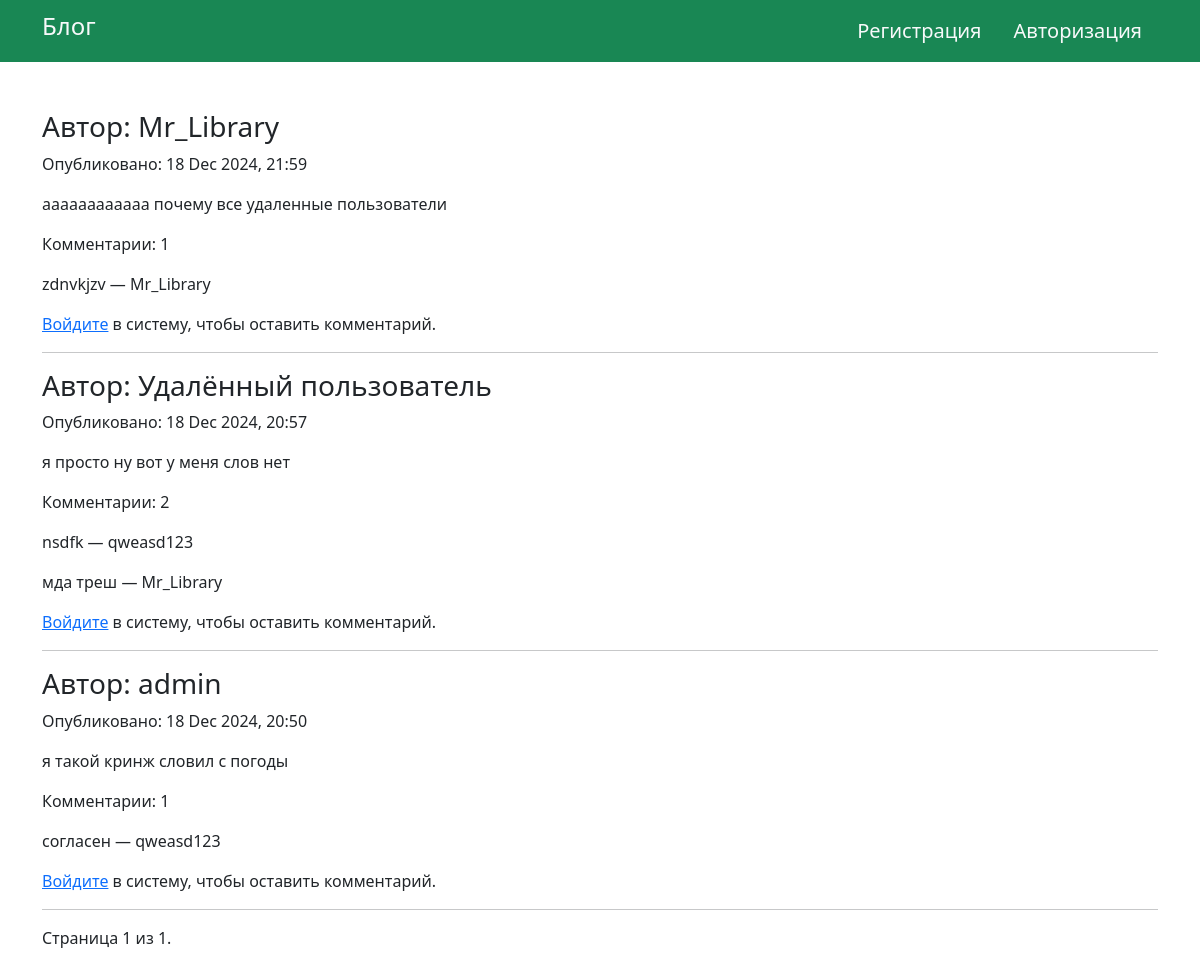
/blog/, run on an earlier commit of the app's database.
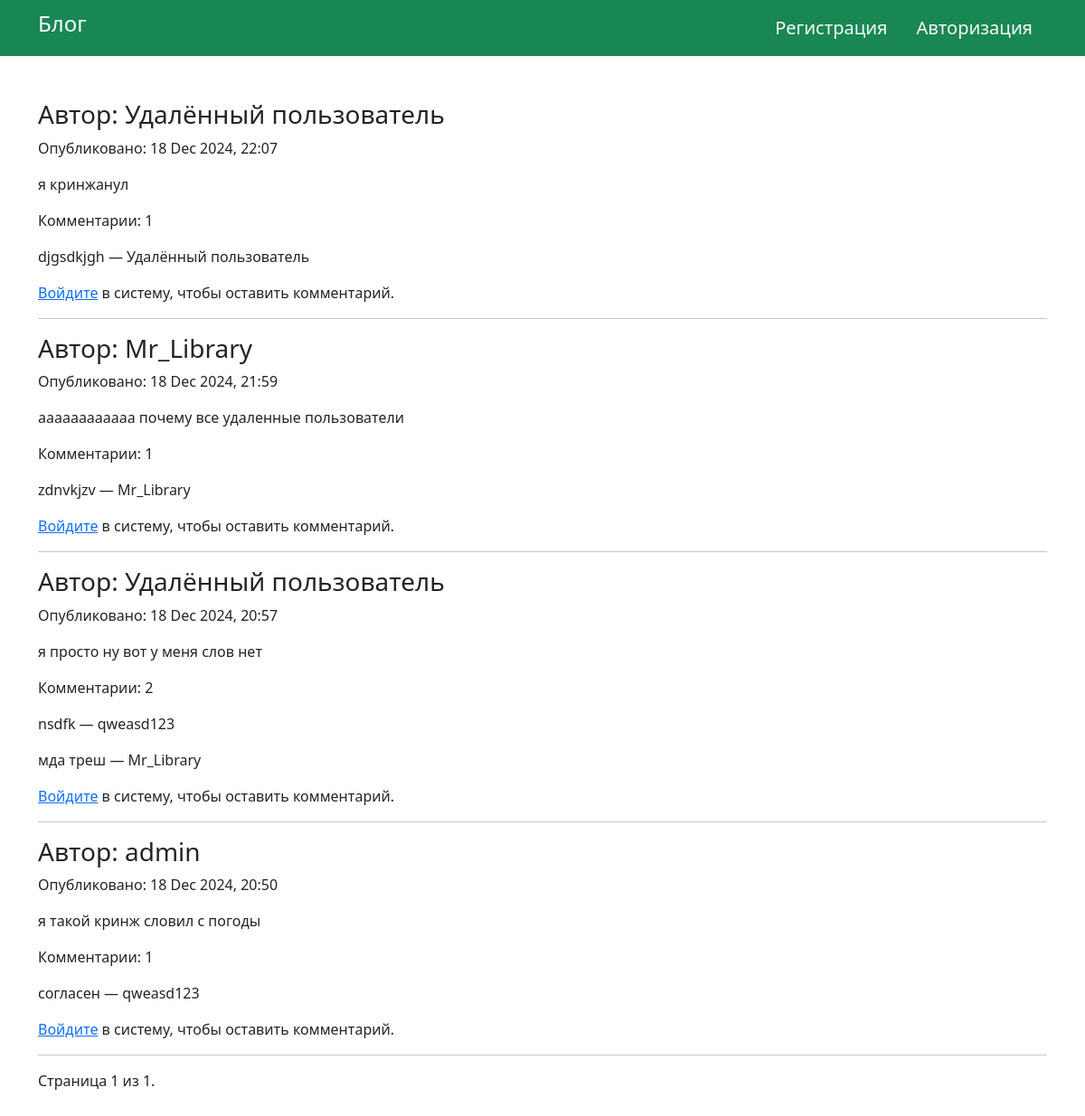
And on a later commit of the database.
### blog/models.py (models this page shows, shortened)
class Post(models.Model):
    author = models.ForeignKey(CustomUser, on_delete=models.SET_NULL, null=True, blank=True, related_name='posts')
    content = models.TextField()
    created_at = models.DateTimeField(default=timezone.now)
    updated_at = models.DateTimeField(auto_now=True)
    likes = models.ManyToManyField(CustomUser, related_name='liked_posts', blank=True)

class CustomUser(AbstractUser):
    username = models.CharField(max_length=150, unique=True)
    avatar = models.ImageField(upload_to='avatars/', blank=True, null=True)
    bio = models.TextField(blank=True)
    email = models.EmailField(max_length=150, verbose_name='Email', unique=True)
    password = models.CharField(max_length=150, verbose_name='Пароль')
    USERNAME_FIELD = 'username'
    REQUIRED_FIELDS = ['email', 'avatar']

class Comment(models.Model):
    post = models.ForeignKey(Post, on_delete=models.CASCADE, related_name='comments')
    author = models.ForeignKey(CustomUser, on_delete=models.CASCADE, null=True)
    content = models.TextField()
    created_at = models.DateTimeField(default=timezone.now)
    updated_at = models.DateTimeField(auto_now=True)

### blog/views.py (the view)
# urls.py: path('', views.home, name='home'),
def home(request):
    posts = Post.objects.all().order_by('-created_at')
    paginator = Paginator(posts, 50)
    page_number = request.GET.get('page')
    page_obj = paginator.get_page(page_number)
    comment_count = [
        {
            "post": post,
            'comments_count': post.comments.count()
        }
        for post in page_obj.object_list
    ]
    comment_form = CommentForm()
    return render(request, "blog/home.html", {
        "posts": posts,
        "page_obj": page_obj,
        "comment_count": comment_count,
        "comment_form": comment_form,
    })

### blog/templates/blog/home.html (shortened to what this page needs)
{% extends 'main.html' %}
{% block content %}
{% for post in page_obj %}
  <div class="post">
    <h3>Автор: {{ post.author.username|default:"Удалённый пользователь" }}</h3>
    <p>Опубликовано: {{ post.created_at|date:"d M Y, H:i" }}</p>
    <p>{{ post.content }}</p>
    <p>Комментарии: {{ post.comments.count }}</p>
    {% for comment in post.comments.all %}
        <p>{{ comment.content }} — {{ comment.author.username|default:"Удалённый пользователь" }}</p>
      {% empty %}
      <p>Комментариев пока нет...</p>
    {% endfor %}
    {% if user.is_authenticated %}
        <h5>Добавить комментарий</h5>
        <form method="post" class="form py-3" action="{% url 'blog:add_comment' post.id %}">
            {% csrf_token %}
            {{ comment_form.as_p }}
            <button type="submit" class="btn btn-success">Отправить комментарий</button>
        </form>
    {% else %}
        <p><a href="{% url 'blog:login' %}">Войдите</a> в систему, чтобы оставить комментарий.</p>
    {% endif %}
  </div>
  <hr>
{% endfor %}
<div class="pagination">
    <div class="step-links">
        <span class="current">
            Страница {{ page_obj.number }} из {{ page_obj.paginator.num_pages }}.
        </span>
    </div>
</div>
{% endblock %}

What changed in the data, as far as the page shows it:
added Post: author.username "Удалённый пользователь", created_at "18 Dec 2024, 22:07", content "я кринжанул", comments.count "1"
added Comment: content "djgsdkjgh", author.username "Удалённый пользователь"
